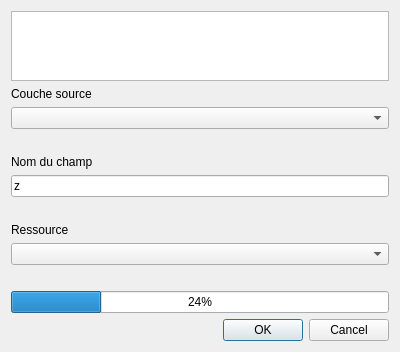
<?xml version="1.0" encoding="UTF-8"?>
<ui version="4.0">
 <class>FrenchPointsElevationDialogBase</class>
 <widget class="QDialog" name="FrenchPointsElevationDialogBase">
  <property name="geometry">
   <rect>
    <x>0</x>
    <y>0</y>
    <width>400</width>
    <height>339</height>
   </rect>
  </property>
  <property name="windowTitle">
   <string>French Points Elevation</string>
  </property>
  <layout class="QVBoxLayout" name="verticalLayout">
   <item>
    <widget class="QTextBrowser" name="qt_text_intro">
     <property name="font">
      <font>
       <pointsize>9</pointsize>
       <weight>75</weight>
       <bold>true</bold>
      </font>
     </property>
     <property name="openExternalLinks">
      <bool>true</bool>
     </property>
    </widget>
   </item>
   <item>
    <widget class="QLabel" name="qt_label_layer">
     <property name="text">
      <string>Couche source</string>
     </property>
    </widget>
   </item>
   <item>
    <widget class="QgsMapLayerComboBox" name="qt_cb_selectedLayer"/>
   </item>
   <item>
    <widget class="QLabel" name="qt_message_selectedLayerInfos">
     <property name="font">
      <font>
       <italic>false</italic>
      </font>
     </property>
     <property name="text">
      <string/>
     </property>
    </widget>
   </item>
   <item>
    <widget class="QLabel" name="qt_label_field">
     <property name="text">
      <string>Nom du champ</string>
     </property>
    </widget>
   </item>
   <item>
    <widget class="QLineEdit" name="qt_fieldName">
     <property name="whatsThis">
      <string/>
     </property>
     <property name="accessibleName">
      <string/>
     </property>
     <property name="accessibleDescription">
      <string/>
     </property>
     <property name="inputMask">
      <string/>
     </property>
     <property name="text">
      <string>z</string>
     </property>
     <property name="placeholderText">
      <string/>
     </property>
    </widget>
   </item>
   <item>
    <widget class="QLabel" name="qt_message_fieldName">
     <property name="text">
      <string/>
     </property>
    </widget>
   </item>
   <item>
    <widget class="QLabel" name="qt_label_resource">
     <property name="text">
      <string>Ressource</string>
     </property>
    </widget>
   </item>
   <item>
    <widget class="QComboBox" name="qt_cb_selectedResource"/>
   </item>
   <item>
    <widget class="QLabel" name="qt_message_resource">
     <property name="text">
      <string/>
     </property>
     <property name="openExternalLinks">
      <bool>true</bool>
     </property>
    </widget>
   </item>
   <item>
    <widget class="QProgressBar" name="qt_progressBar">
     <property name="value">
      <number>24</number>
     </property>
    </widget>
   </item>
   <item>
    <widget class="QDialogButtonBox" name="qt_button_box">
     <property name="orientation">
      <enum>Qt::Horizontal</enum>
     </property>
     <property name="standardButtons">
      <set>QDialogButtonBox::Cancel|QDialogButtonBox::Ok</set>
     </property>
    </widget>
   </item>
  </layout>
 </widget>
 <customwidgets>
  <customwidget>
   <class>QgsMapLayerComboBox</class>
   <extends>QComboBox</extends>
   <header>qgsmaplayercombobox.h</header>
  </customwidget>
 </customwidgets>
 <resources/>
 <connections>
  <connection>
   <sender>qt_button_box</sender>
   <signal>rejected()</signal>
   <receiver>FrenchPointsElevationDialogBase</receiver>
   <slot>reject()</slot>
   <hints>
    <hint type="sourcelabel">
     <x>20</x>
     <y>20</y>
    </hint>
    <hint type="destinationlabel">
     <x>20</x>
     <y>20</y>
    </hint>
   </hints>
  </connection>
 </connections>
</ui>
